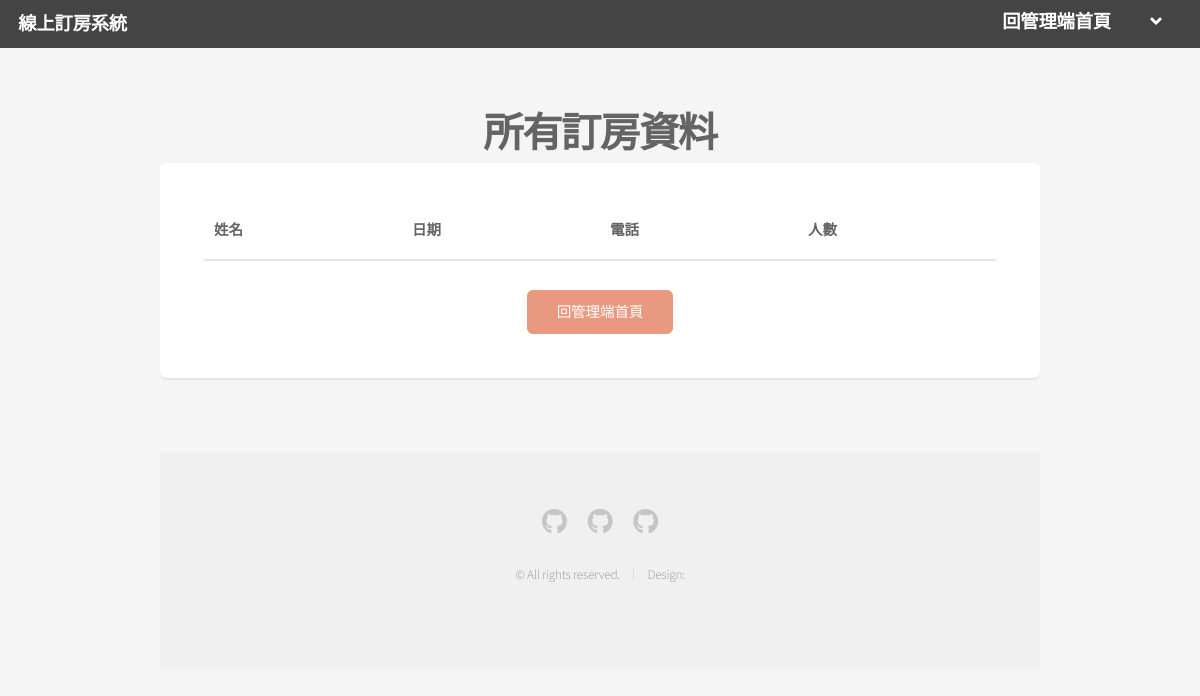
The page /adminalldata (signed in) on the database as committed earlier.
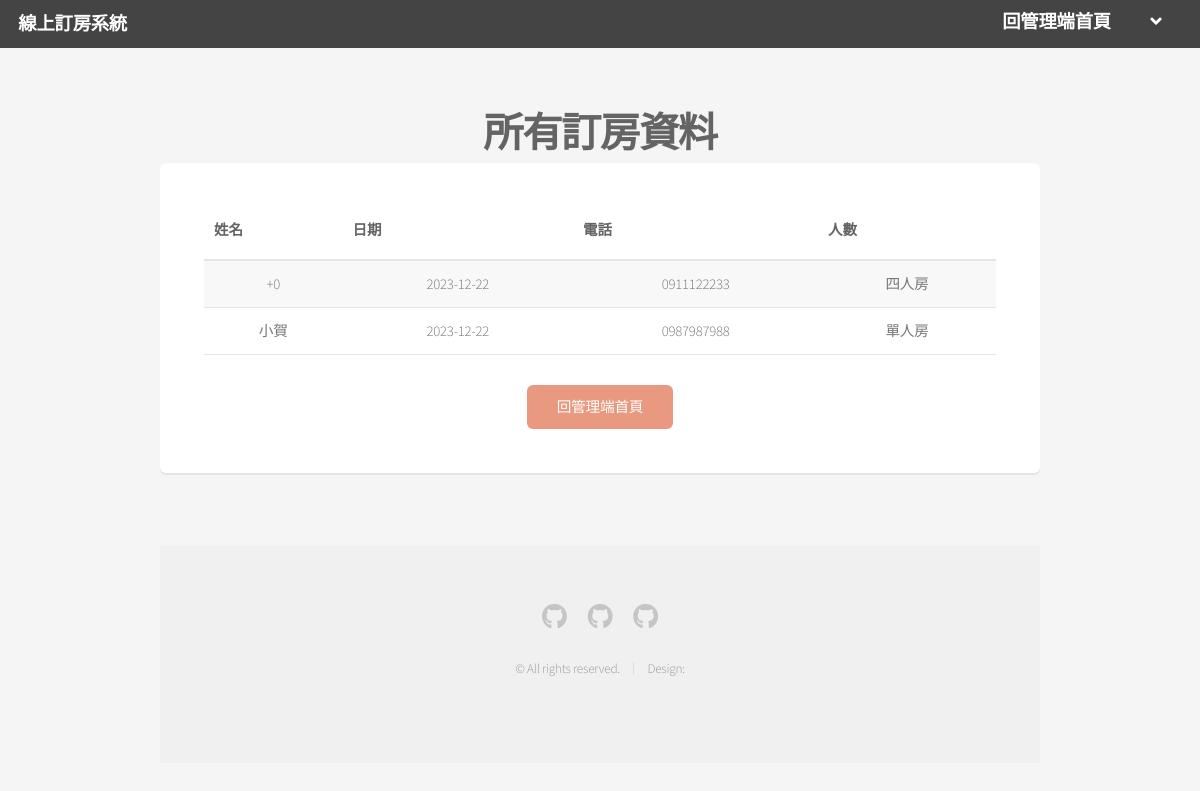
The same page on the database as committed later.
### tables this page shows
CREATE TABLE Booking(
                iid INTEGER PRIMARY KEY autoincrement,
                Name TEXT NOT NULL,
                Day TEXT NOT NULL,
                Phone TEXT UNIQUE NOT NULL,
                Roomtype INTEGER NOT NULL
                );

### app.py (the view)
@app.route("/adminalldata")  # 管理端列出所有資料
def AdminAlldata():
    if "loginAdminId" in session:
        return render_template("AdminAllBooking.html", DBfatch=DBAll())
    return render_template("msg.html", msg="請從主頁登入")

### lib.py (called while the page is built)
def DBAll() -> tuple:
    try:
        conn = sqlite3.connect(DB_PATH)  # 連接資料庫
        cursor = conn.cursor()  # 建立cursor物件
        cursor.execute("SELECT * FROM Booking")
        data = cursor.fetchall()
        conn.close()
        return data
    except sqlite3.Error as error:
        print(f"執行 SELECT 操作時發生錯誤：{error}")

### templates/AdminAllBooking.html (shortened to what this page needs)
<!DOCTYPE HTML>
<html>
	<head>
		<link rel="stylesheet" href="{{ url_for('static', filename= 'css/main.css') }}" />
	</head>
	<body class="is-preload">
		<div id="page-wrapper">
				<header id="header">
					<h1><a href="{{ url_for('Administration') }}">線上訂房系統</a></h1>
					<nav id="nav">
						<ul>
							<li><a href="{{ url_for('Administration') }}">回管理端首頁</a></li>
							<li>
								<a href="#" class="icon solid fa-angle-down"></a>
							</li>
						</ul>
					</nav>
				</header>
				<section id="main" class="container">
					<header>
						<h2>所有訂房資料</h2>
                        <div class="row">
                            <div class="col-12">
                                    <section class="box">
                                        <div class="table-wrapper">
                                            <table>
                                                <thead>
                                                    <tr>
                                                        <th><h4>姓名</h4></th>
														<th><h4>日期</h4></th>
                                                        <th><h4>電話</h4></th>
                                                        <th><h4>人數</h4></th>
                                                    </tr>
                                                </thead>
                                                <tbody>
                                                    {% for Data in DBfatch %}
                                                    <tr>
                                                        <td>{{ Data[1] }}</td>
                                                        <td>{{ Data[2] }}</td>
														<td>{{ Data[3] }}</td>
														<td>{{ Data[4] }}</td>
                                                    </tr>
                                                    {% endfor %}
                                                </tbody>
                                            </table>
                                        </div>
						<ul class="actions special">
							<li><a href="{{ url_for('Administration') }}#booking" class="button primary">回管理端首頁</a></li>
						</ul>
					</header>
				<footer id="footer">
					<ul class="icons">
						<li><a href="#" class="icon brands fa-github"><span class="label">Github</span></a></li>
						<li><a href="#" class="icon brands fa-github"><span class="label">Github</span></a></li>
						<li><a href="#" class="icon brands fa-github"><span class="label">Github</span></a></li>
					</ul>
					<ul class="copyright">
						<li>&copy; All rights reserved.</li><li>Design: </li>
					</ul>
				</footer>
		</div>
	</body>
</html>

Rows that differ between the two databases and show on the page:
added Booking: Name "+0", Day "2023-12-22", Phone "0911122233", Roomtype "四人房"
added Booking: Name "小賀", Day "2023-12-22", Phone "0987987988", Roomtype "單人房"
